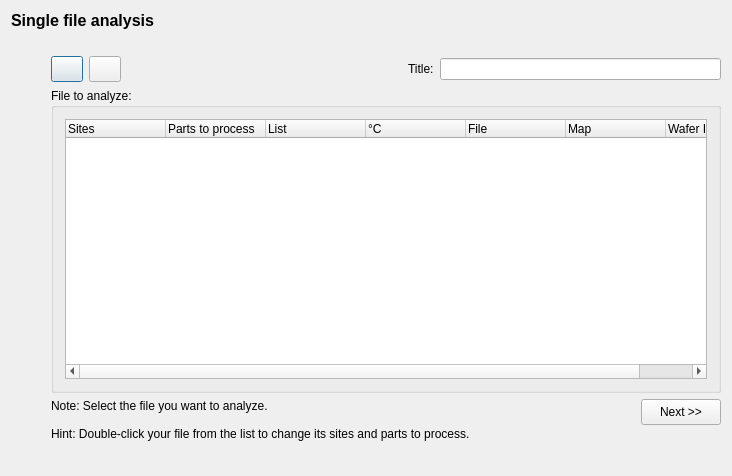
<?xml version="1.0" encoding="UTF-8"?>
<ui version="4.0">
 <class>onefile_fileslist_basedialog</class>
 <widget class="QDialog" name="onefile_fileslist_basedialog">
  <property name="geometry">
   <rect>
    <x>0</x>
    <y>0</y>
    <width>732</width>
    <height>476</height>
   </rect>
  </property>
  <property name="sizePolicy">
   <sizepolicy hsizetype="Preferred" vsizetype="Preferred">
    <horstretch>0</horstretch>
    <verstretch>0</verstretch>
   </sizepolicy>
  </property>
  <property name="minimumSize">
   <size>
    <width>0</width>
    <height>0</height>
   </size>
  </property>
  <property name="contextMenuPolicy">
   <enum>Qt::CustomContextMenu</enum>
  </property>
  <property name="windowTitle">
   <string>Form1</string>
  </property>
  <property name="windowIcon">
   <iconset resource="gex.qrc">
    <normaloff>:/gex/icons/gex_application_48x48.png</normaloff>:/gex/icons/gex_application_48x48.png</iconset>
  </property>
  <property name="autoFillBackground">
   <bool>true</bool>
  </property>
  <layout class="QVBoxLayout">
   <item>
    <widget class="QLabel" name="TextLabel1">
     <property name="font">
      <font>
       <family>Ms Sans Serif</family>
       <pointsize>12</pointsize>
       <weight>75</weight>
       <bold>true</bold>
      </font>
     </property>
     <property name="text">
      <string>Single file analysis</string>
     </property>
     <property name="wordWrap">
      <bool>false</bool>
     </property>
    </widget>
   </item>
   <item>
    <spacer name="spacer12">
     <property name="orientation">
      <enum>Qt::Vertical</enum>
     </property>
     <property name="sizeType">
      <enum>QSizePolicy::Fixed</enum>
     </property>
     <property name="sizeHint" stdset="0">
      <size>
       <width>20</width>
       <height>20</height>
      </size>
     </property>
    </spacer>
   </item>
   <item>
    <layout class="QHBoxLayout" name="hBoxLayoutGlobal">
     <item>
      <spacer name="spacer11">
       <property name="orientation">
        <enum>Qt::Horizontal</enum>
       </property>
       <property name="sizeType">
        <enum>QSizePolicy::Fixed</enum>
       </property>
       <property name="sizeHint" stdset="0">
        <size>
         <width>40</width>
         <height>20</height>
        </size>
       </property>
      </spacer>
     </item>
     <item>
      <layout class="QVBoxLayout" name="vBoxLayoutGlobal">
       <item>
        <layout class="QHBoxLayout" name="hBoxLayoutButton">
         <item>
          <widget class="QPushButton" name="buttonAddFile">
           <property name="sizePolicy">
            <sizepolicy hsizetype="Fixed" vsizetype="Fixed">
             <horstretch>0</horstretch>
             <verstretch>0</verstretch>
            </sizepolicy>
           </property>
           <property name="minimumSize">
            <size>
             <width>32</width>
             <height>26</height>
            </size>
           </property>
           <property name="maximumSize">
            <size>
             <width>32</width>
             <height>26</height>
            </size>
           </property>
           <property name="toolTip">
            <string>Select file to analyze</string>
           </property>
           <property name="text">
            <string/>
           </property>
           <property name="icon">
            <iconset resource="gex.qrc">
             <normaloff>:/gex/icons/file_open.png</normaloff>:/gex/icons/file_open.png</iconset>
           </property>
           <property name="iconSize">
            <size>
             <width>32</width>
             <height>32</height>
            </size>
           </property>
          </widget>
         </item>
         <item>
          <widget class="QPushButton" name="buttonProperties">
           <property name="sizePolicy">
            <sizepolicy hsizetype="Fixed" vsizetype="Fixed">
             <horstretch>0</horstretch>
             <verstretch>0</verstretch>
            </sizepolicy>
           </property>
           <property name="minimumSize">
            <size>
             <width>32</width>
             <height>26</height>
            </size>
           </property>
           <property name="maximumSize">
            <size>
             <width>32</width>
             <height>26</height>
            </size>
           </property>
           <property name="focusPolicy">
            <enum>Qt::NoFocus</enum>
           </property>
           <property name="toolTip">
            <string>Properties: File details and parts/sites to process.</string>
           </property>
           <property name="text">
            <string/>
           </property>
           <property name="icon">
            <iconset resource="gex.qrc">
             <normaloff>:/gex/icons/properties.png</normaloff>:/gex/icons/properties.png</iconset>
           </property>
           <property name="iconSize">
            <size>
             <width>32</width>
             <height>32</height>
            </size>
           </property>
           <property name="autoDefault">
            <bool>true</bool>
           </property>
          </widget>
         </item>
         <item>
          <spacer name="spacer22">
           <property name="orientation">
            <enum>Qt::Horizontal</enum>
           </property>
           <property name="sizeType">
            <enum>QSizePolicy::Expanding</enum>
           </property>
           <property name="sizeHint" stdset="0">
            <size>
             <width>80</width>
             <height>20</height>
            </size>
           </property>
          </spacer>
         </item>
         <item>
          <widget class="QLabel" name="TextLabelReportTitle">
           <property name="text">
            <string>Title:</string>
           </property>
           <property name="wordWrap">
            <bool>false</bool>
           </property>
          </widget>
         </item>
         <item>
          <widget class="QLineEdit" name="lineEditReportTitle">
           <property name="toolTip">
            <string>Give a name to your report</string>
           </property>
           <property name="text">
            <string/>
           </property>
          </widget>
         </item>
        </layout>
       </item>
       <item>
        <widget class="QGroupBox" name="groupBox">
         <property name="title">
          <string>File to analyze:</string>
         </property>
         <layout class="QGridLayout" name="gridLayout">
          <item row="0" column="0">
           <widget class="QTreeWidget" name="treeWidget">
            <property name="contextMenuPolicy">
             <enum>Qt::CustomContextMenu</enum>
            </property>
            <property name="selectionMode">
             <enum>QAbstractItemView::ExtendedSelection</enum>
            </property>
            <property name="rootIsDecorated">
             <bool>false</bool>
            </property>
            <property name="allColumnsShowFocus">
             <bool>true</bool>
            </property>
            <column>
             <property name="text">
              <string notr="true">Sites</string>
             </property>
            </column>
            <column>
             <property name="text">
              <string>Parts to process</string>
             </property>
            </column>
            <column>
             <property name="text">
              <string>List</string>
             </property>
            </column>
            <column>
             <property name="text">
              <string>°C</string>
             </property>
            </column>
            <column>
             <property name="text">
              <string>File</string>
             </property>
            </column>
            <column>
             <property name="text">
              <string>Map</string>
             </property>
            </column>
            <column>
             <property name="text">
              <string>Wafer ID</string>
             </property>
            </column>
           </widget>
          </item>
         </layout>
        </widget>
       </item>
       <item>
        <layout class="QGridLayout" name="gridLayoutBottom">
         <item row="0" column="0" rowspan="2">
          <widget class="QLabel" name="TextLabel1_2">
           <property name="text">
            <string>Note: Select the file you want to analyze.

Hint: Double-click your file from the list to change its sites and parts to process.</string>
           </property>
           <property name="alignment">
            <set>Qt::AlignLeading|Qt::AlignLeft|Qt::AlignTop</set>
           </property>
           <property name="wordWrap">
            <bool>true</bool>
           </property>
          </widget>
         </item>
         <item row="0" column="1">
          <widget class="QPushButton" name="buttonSettings">
           <property name="sizePolicy">
            <sizepolicy hsizetype="Fixed" vsizetype="Fixed">
             <horstretch>0</horstretch>
             <verstretch>0</verstretch>
            </sizepolicy>
           </property>
           <property name="minimumSize">
            <size>
             <width>80</width>
             <height>26</height>
            </size>
           </property>
           <property name="maximumSize">
            <size>
             <width>80</width>
             <height>26</height>
            </size>
           </property>
           <property name="toolTip">
            <string>Report Settings: Lets you select the tables and charts to create...</string>
           </property>
           <property name="text">
            <string>Next &gt;&gt;</string>
           </property>
          </widget>
         </item>
         <item row="1" column="1">
          <spacer name="spacer10">
           <property name="orientation">
            <enum>Qt::Vertical</enum>
           </property>
           <property name="sizeType">
            <enum>QSizePolicy::Minimum</enum>
           </property>
           <property name="sizeHint" stdset="0">
            <size>
             <width>20</width>
             <height>40</height>
            </size>
           </property>
          </spacer>
         </item>
        </layout>
       </item>
      </layout>
     </item>
    </layout>
   </item>
  </layout>
 </widget>
 <layoutdefault spacing="6" margin="11"/>
 <resources>
  <include location="gex.qrc"/>
 </resources>
 <connections/>
</ui>
